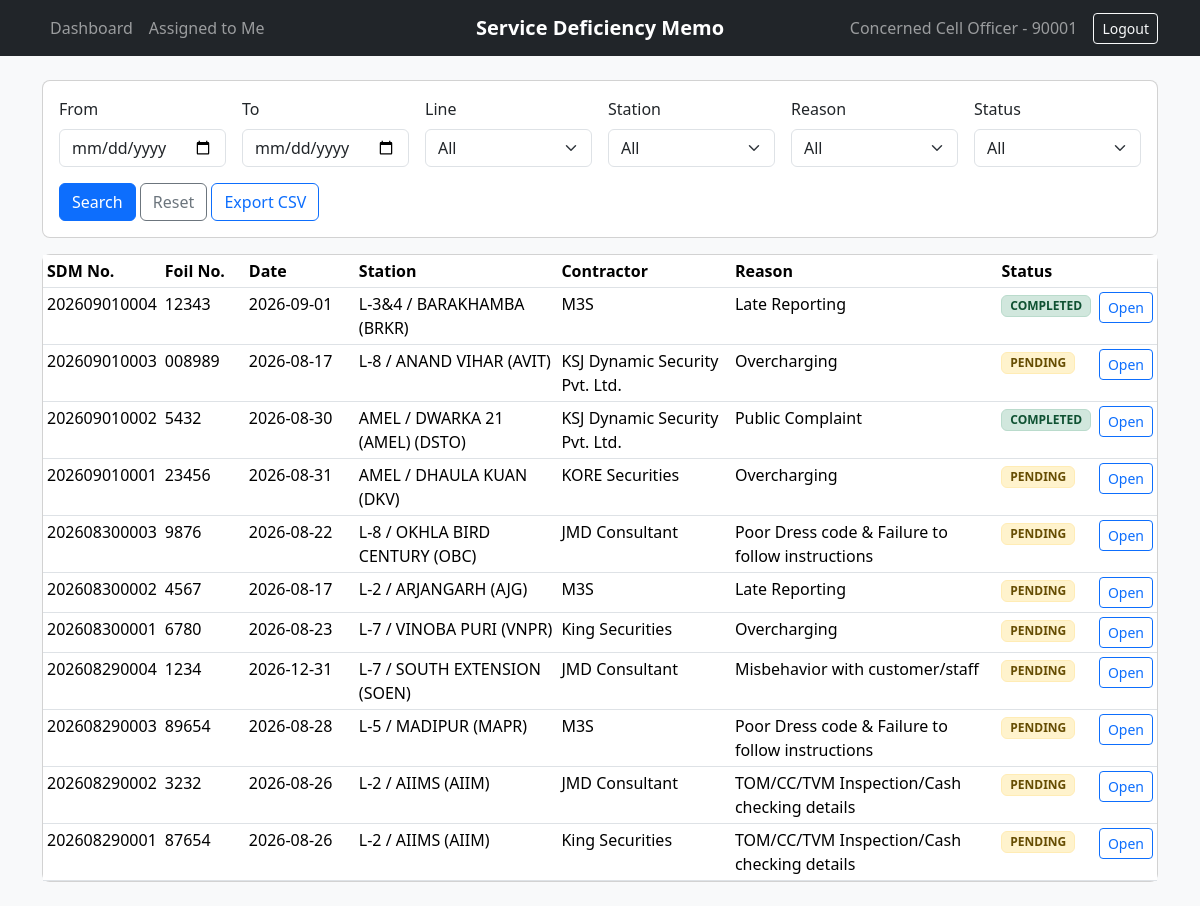
The app's page /reports (signed in) with its own data.
### tables this page shows
CREATE TABLE users (
            id INTEGER PRIMARY KEY AUTOINCREMENT,
            username TEXT NOT NULL UNIQUE,
            password_hash TEXT NOT NULL,
            name TEXT NOT NULL,
            emp_id TEXT NOT NULL UNIQUE,
            designation TEXT NOT NULL,
            role TEXT NOT NULL,
            line_id INTEGER,
            superior_id INTEGER,
            is_admin INTEGER NOT NULL DEFAULT 0,
            is_active INTEGER NOT NULL DEFAULT 1,
            created_at TEXT NOT NULL
        );

CREATE TABLE sdm (
            id INTEGER PRIMARY KEY AUTOINCREMENT,
            sdm_no TEXT UNIQUE,
            foil_no TEXT NOT NULL UNIQUE,
            memo_date TEXT NOT NULL,
            line_id INTEGER NOT NULL,
            station_id INTEGER NOT NULL,
            contractor_id INTEGER NOT NULL,
            staff_name TEXT NOT NULL,
            staff_emp_id TEXT NOT NULL,
            reason_id INTEGER NOT NULL,
            reason_payload TEXT NOT NULL DEFAULT '{}',
            status TEXT NOT NULL,
            current_step_index INTEGER NOT NULL DEFAULT 0,
            current_role TEXT NOT NULL DEFAULT 'STATION_CONTROLLER',
            current_assignee_id INTEGER NOT NULL,
            created_by INTEGER NOT NULL,
            created_at TEXT NOT NULL,
            submitted_at TEXT,
            remarks TEXT,
            penalty_amount REAL,
            penalty_modified_by INTEGER,
            penalty_modified_at TEXT,
            cancelled_at TEXT,
            closed_at TEXT
        );

CREATE TABLE lines (
            id INTEGER PRIMARY KEY AUTOINCREMENT,
            name TEXT NOT NULL UNIQUE,
            is_active INTEGER NOT NULL DEFAULT 1
        );

CREATE TABLE stations (
            id INTEGER PRIMARY KEY AUTOINCREMENT,
            line_id INTEGER NOT NULL,
            name TEXT NOT NULL,
            is_active INTEGER NOT NULL DEFAULT 1,
            UNIQUE (line_id, name)
        );

CREATE TABLE contractors (
            id INTEGER PRIMARY KEY AUTOINCREMENT,
            name TEXT NOT NULL UNIQUE,
            is_active INTEGER NOT NULL DEFAULT 1
        );

CREATE TABLE reasons (
            id INTEGER PRIMARY KEY AUTOINCREMENT,
            code TEXT NOT NULL UNIQUE,
            name TEXT NOT NULL,
            needs_public_complaint INTEGER NOT NULL DEFAULT 0,
            needs_overcharging_status INTEGER NOT NULL DEFAULT 0,
            needs_inspection_details INTEGER NOT NULL DEFAULT 0,
            is_active INTEGER NOT NULL DEFAULT 1
        );

### app/reports.py (the view)
@bp.route("/reports")
@login_required
def reports():
    if g.user["role"] != "CONCERNED_CELL" and not g.user["is_admin"]:
        abort(403)
    rows = report_rows(request.args)
    return render_template("reports/index.html", rows=rows, filters=request.args, **form_options())

### app/auth.py (called while the page is built)
@bp.before_app_request
def load_logged_in_user():
    user_id = session.get("user_id")
    if user_id is None:
        g.user = None
    else:
        g.user = db.query_one("SELECT * FROM users WHERE id = ? AND is_active IS TRUE", (user_id,))

def login_required(view):
    @wraps(view)
    def wrapped_view(**kwargs):
        if g.user is None:
            return redirect(url_for("auth.login"))
        return view(**kwargs)
    return wrapped_view

### app/db.py (called while the page is built)
def get_backend():
    return "postgres" if current_app.config.get("DATABASE_URL") else "sqlite"

def connect():
    if get_backend() == "postgres":
        import psycopg
        raw = psycopg.connect(current_app.config["DATABASE_URL"], row_factory=psycopg.rows.dict_row)
        return _BackendConnection(raw, "postgres")
    raw = sqlite3.connect(current_app.config["DATABASE"])
    raw.row_factory = sqlite3.Row
    raw.execute("PRAGMA foreign_keys = ON")
    return _BackendConnection(raw, "sqlite")

def get_db():
    if "db" not in g:
        g.db = connect()
    return g.db

def query_one(sql, params=()):
    return get_db().execute(sql, params).fetchone()

def query_all(sql, params=()):
    return get_db().execute(sql, params).fetchall()

    def _convert_sql(self, sql):
        if self._backend == "postgres" and "?" in sql:
            return sql.replace("?", "%s")
        return sql

    def execute(self, sql, params=()):
        return self._raw.execute(self._convert_sql(sql), params)

    def __getattr__(self, name):
        return getattr(self._raw, name)

### app/routes.py (called while the page is built)
def form_options():
    return {
        "lines": db.query_all("SELECT * FROM lines WHERE is_active IS TRUE ORDER BY name"),
        "stations": db.query_all("SELECT * FROM stations WHERE is_active IS TRUE ORDER BY name"),
        "contractors": db.query_all("SELECT * FROM contractors WHERE is_active IS TRUE ORDER BY name"),
        "reasons": db.query_all("SELECT * FROM reasons WHERE is_active IS TRUE ORDER BY id"),
        "today": date.today().isoformat(),
    }

### app/templates/reports/index.html (shortened to what this page needs)
{% extends "base.html" %}
{% block content %}
<form class="card card-body mb-3">
    <div class="row g-3">
        <div class="col-md-2">
            <label class="form-label">From</label>
            <input class="form-control" type="date" name="from_date" value="{{ filters.get('from_date', '') }}">
        </div>
        <div class="col-md-2">
            <label class="form-label">To</label>
            <input class="form-control" type="date" name="to_date" value="{{ filters.get('to_date', '') }}">
        </div>
        <div class="col-md-2">
            <label class="form-label">Line</label>
            <select class="form-select" name="line_id">
                <option value="">All</option>
            </select>
        </div>
        <div class="col-md-2">
            <label class="form-label">Station</label>
            <select class="form-select" name="station_id">
                <option value="">All</option>
            </select>
        </div>
        <div class="col-md-2">
            <label class="form-label">Reason</label>
            <select class="form-select" name="reason_id">
                <option value="">All</option>
            </select>
        </div>
        <div class="col-md-2">
            <label class="form-label">Status</label>
            <select class="form-select" name="status">
                <option value="">All</option>
            </select>
        </div>
        <div class="col-md-12">
            <button class="btn btn-primary">Search</button>
            <a class="btn btn-outline-secondary" href="{{ url_for('reports.reports') }}">Reset</a>
            <a class="btn btn-outline-primary" href="{{ url_for('reports.reports_csv', **filters) }}">Export CSV</a>
        </div>
    </div>
</form>
<div class="card">
    <div class="table-responsive">
        <table class="table table-sm table-hover mb-0">
            <thead>
            <tr>
                <th>SDM No.</th><th>Foil No.</th><th>Date</th><th>Station</th><th>Contractor</th><th>Reason</th><th>Status</th><th></th>
            </tr>
            </thead>
            <tbody>
            {% for row in rows %}
                <tr>
                    <td>{{ row.sdm_no.replace('SDM No. - ', '') if row.sdm_no else 'Draft' }}</td>
                    <td>{{ row.foil_no }}</td>
                    <td>{{ row.memo_date }}</td>
                    <td>{{ row.line_name }} / {{ row.station_name }}</td>
                    <td>{{ row.contractor_name }}</td>
                    <td>{{ row.reason_name }}</td>
                    <td><span class="badge status-badge status-{{ row.status|lower|replace('_', '-') }}">{{ row.status }}</span></td>
                    <td class="text-end"><a class="btn btn-sm btn-outline-primary" href="{{ url_for('main.view_sdm', sdm_id=row.id) }}">Open</a></td>
                </tr>
            {% else %}
                <tr><td colspan="8" class="text-muted">No records found.</td></tr>
            {% endfor %}
            </tbody>
        </table>
    </div>
</div>
{% endblock %}

### app/templates/base.html (shortened to what this page needs)
<!doctype html>
<html lang="en">
<head>
    <link href="https://cdn.jsdelivr.net/npm/bootstrap@5.3.3/dist/css/bootstrap.min.css" rel="stylesheet">
    <link rel="stylesheet" href="{{ url_for('static', filename='css/app.css', v='4') }}">
</head>
<body>
<nav class="navbar navbar-expand-lg navbar-dark bg-dark no-print">
    <div class="container position-relative">
        <a class="navbar-brand navbar-brand-centered" href="{{ url_for('index') }}">Service Deficiency Memo</a>
        <div class="collapse navbar-collapse" id="navbarNav">
            {% if g.user %}
                <ul class="navbar-nav me-auto">
                    {% set current_request = request.path %}
                    {% set is_assigned_view = request.args.get('assigned') == '1' %}
                    <li class="nav-item">
                        <a class="nav-link {% if current_request == url_for('main.index') and not is_assigned_view %}active{% endif %}" href="{{ url_for('main.index') }}">Dashboard</a>
                    </li>
                    {% if g.user.role in ['STATION_MANAGER', 'LINE_MANAGER', 'DY_HOD', 'CONCERNED_CELL'] %}
                        <li class="nav-item">
                            <a class="nav-link {% if current_request == url_for('main.index') and is_assigned_view %}active{% endif %}" href="{{ url_for('main.index', assigned=1) }}">Assigned to Me</a>
                        </li>
                    {% endif %}
                </ul>
                <span class="navbar-text me-3 text-nowrap">{{ g.user.name }} - {{ g.user.emp_id }}</span>
                <a class="btn btn-outline-light btn-sm" href="{{ url_for('auth.logout') }}">Logout</a>
            {% endif %}
        </div>
    </div>
</nav>
<main class="container py-4">
    {% block content %}{% endblock %}
</main>
</body>
</html>

### app/static/css/app.css (style rules this page uses)
body { background: #f8f9fa; }
.navbar { min-height: 38px; }
.navbar > .container { min-height: 38px; }
.navbar-brand-centered { position: absolute; left: 50%; top: 50%; z-index: 1; margin: 0; padding: 0; font-weight: 700; line-height: 1.5; white-space: nowrap; transform: translate(-50%, -50%); }
.table th:nth-child(2), .table td:nth-child(2) { min-width: 84px; width: 84px; }
.table th:nth-child(3), .table td:nth-child(3) { min-width: 110px; width: 110px; }
.card { border-radius: 0.5rem; }
.status-badge { border: 1px solid transparent; }
.status-pending, .status-in-review, .status-returned { background: #fff3cd; color: #664d03; border-color: #ffecb5; }
.status-completed, .status-closed { background: #d1e7dd; color: #0f5132; border-color: #badbcc; }

### records on screen
users: user.name "Concerned Cell Officer", user.emp_id "90001"
sdm: sdm_no "202609010004", foil_no "12343", memo_date "2026-09-01", line_name "L-3&4", station_name "BARAKHAMBA (BRKR)", contractor_name "M3S", reason_name "Late Reporting", status "COMPLETED"
sdm: sdm_no "202609010003", foil_no "008989", memo_date "2026-08-17", line_name "L-8", station_name "ANAND VIHAR (AVIT)", contractor_name "KSJ Dynamic Security Pvt. Ltd.", reason_name "Overcharging", status "PENDING"
sdm: sdm_no "202609010002", foil_no "5432", memo_date "2026-08-30", line_name "AMEL", station_name "DWARKA 21 (AMEL) (DSTO)", contractor_name "KSJ Dynamic Security Pvt. Ltd.", reason_name "Public Complaint", status "COMPLETED"
sdm: sdm_no "202609010001", foil_no "23456", memo_date "2026-08-31", line_name "AMEL", station_name "DHAULA KUAN (DKV)", contractor_name "KORE Securities", reason_name "Overcharging", status "PENDING"
sdm: sdm_no "202608300003", foil_no "9876", memo_date "2026-08-22", line_name "L-8", station_name "OKHLA BIRD CENTURY (OBC)", contractor_name "JMD Consultant", reason_name "Poor Dress code & Failure to follow instructions", status "PENDING"
sdm: sdm_no "202608300002", foil_no "4567", memo_date "2026-08-17", line_name "L-2", station_name "ARJANGARH (AJG)", contractor_name "M3S", reason_name "Late Reporting", status "PENDING"
sdm: sdm_no "202608300001", foil_no "6780", memo_date "2026-08-23", line_name "L-7", station_name "VINOBA PURI (VNPR)", contractor_name "King Securities", reason_name "Overcharging", status "PENDING"
sdm: sdm_no "202608290004", foil_no "1234", memo_date "2026-12-31", line_name "L-7", station_name "SOUTH EXTENSION (SOEN)", contractor_name "JMD Consultant", reason_name "Misbehavior with customer/staff", status "PENDING"
sdm: sdm_no "202608290003", foil_no "89654", memo_date "2026-08-28", line_name "L-5", station_name "MADIPUR (MAPR)", contractor_name "M3S", reason_name "Poor Dress code & Failure to follow instructions", status "PENDING"
sdm: sdm_no "202608290002", foil_no "3232", memo_date "2026-08-26", line_name "L-2", station_name "AIIMS (AIIM)", contractor_name "JMD Consultant", reason_name "TOM/CC/TVM Inspection/Cash checking details", status "PENDING"
sdm: sdm_no "202608290001", foil_no "87654", memo_date "2026-08-26", line_name "L-2", station_name "AIIMS (AIIM)", contractor_name "King Securities", reason_name "TOM/CC/TVM Inspection/Cash checking details", status "PENDING"
